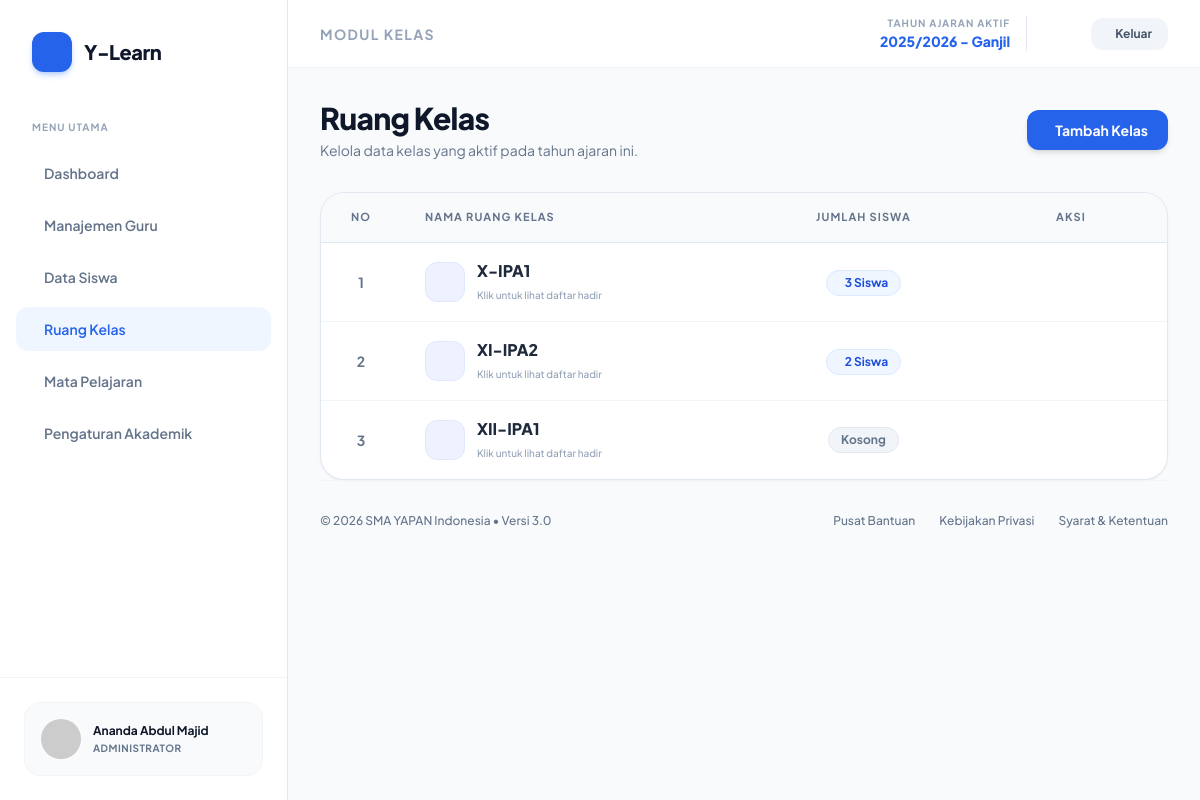
Screenshot of /admin/data_kelas.php (signed in) with the database file from the repository.
### tables this page shows
CREATE TABLE `kelas` (
  `id_kelas` int(11) NOT NULL,
  `nama_kelas` varchar(20) NOT NULL
);

### admin/data_kelas.php (the view, shortened to what this page needs)
<?php
require_once '../config/koneksi.php';
include '../includes/header.php';
?>
<div class="flex flex-col md:flex-row justify-between md:items-center gap-4 mb-8">
    <div>
        <h1 class="text-3xl font-extrabold text-slate-900 tracking-tight">Ruang Kelas</h1>
        <p class="text-slate-500 text-sm mt-1">Kelola data kelas yang aktif pada tahun ajaran ini.</p>
    </div>
    <a href="tambah_kelas.php" class="px-5 py-2.5 bg-[#2563EB] hover:bg-blue-700 text-white font-bold text-sm rounded-xl transition-colors flex items-center gap-2 shadow-md w-fit">
        <i class="ph ph-plus-circle text-lg"></i> Tambah Kelas
    </a>
</div>
<div class="bg-white border border-slate-200 rounded-3xl shadow-sm overflow-hidden max-w-5xl">
    <div class="overflow-x-auto">
        <table class="w-full text-left border-collapse">
            <thead>
                <tr class="bg-slate-50 border-b border-slate-200 text-slate-500 text-[11px] font-extrabold uppercase tracking-widest">
                    <th class="px-6 py-4 w-20 text-center">No</th>
                    <th class="px-6 py-4">Nama Ruang Kelas</th>
                    <th class="px-6 py-4 text-center">Jumlah Siswa</th>
                    <th class="px-6 py-4 text-center w-48">Aksi</th>
                </tr>
            </thead>
            <tbody class="divide-y divide-slate-100 text-sm">
                <?php
                $no = 1;
                $query_kelas = "
                    SELECT k.*,
                    (SELECT COUNT(id_user) FROM users WHERE role='siswa' AND id_kelas = k.id_kelas) as jml_siswa
                    FROM kelas k
                    ORDER BY k.nama_kelas ASC
                ";
                $query = mysqli_query($koneksi, $query_kelas);
                if(mysqli_num_rows($query) > 0):
                    while($data = mysqli_fetch_assoc($query)):
                ?>
                <tr class="hover:bg-slate-50/80 transition-colors group">
                    <td class="px-6 py-4 text-slate-500 font-bold text-center"><?php echo $no++; ?></td>
                    <td class="px-6 py-4">
                        <a href="detail_kelas.php?id=<?php echo $data['id_kelas']; ?>" class="flex items-center gap-3 group/link w-fit">
                            <div class="w-10 h-10 rounded-xl bg-indigo-50 text-indigo-600 border border-indigo-100 flex items-center justify-center font-bold transition-colors group-hover/link:bg-indigo-600 group-hover/link:text-white shrink-0">
                            </div>
                            <div>
                                <span class="font-extrabold text-slate-800 text-base group-hover/link:text-indigo-600 transition-colors"><?php echo htmlspecialchars($data['nama_kelas']); ?></span>
                                <p class="text-[10px] font-medium text-slate-400 mt-0.5">Klik untuk lihat daftar hadir</p>
                            </div>
                        </a>
                    </td>
                    <td class="px-6 py-4 text-center">
                        <?php if($data['jml_siswa'] > 0): ?>
                            <span class="inline-flex items-center gap-1.5 px-3 py-1 bg-blue-50 text-blue-700 border border-blue-100 text-xs font-bold rounded-full">
                                <i class="ph ph-users text-sm"></i> <?php echo $data['jml_siswa']; ?> Siswa
                            </span>
                        <?php else: ?>
                            <span class="inline-flex items-center gap-1.5 px-3 py-1 bg-slate-100 text-slate-500 border border-slate-200 text-xs font-bold rounded-full">
                                Kosong
                            </span>
                        <?php endif; ?>
                    </td>
                    <td class="px-6 py-4 text-center">
                    </td>
                </tr>
                <?php
                    endwhile;
                endif; ?>
            </tbody>
        </table>
    </div>
</div>
<?php include '../includes/footer.php'; ?>

### includes/header.php (style rules this page uses)
body { font-family: 'Plus Jakarta Sans', sans-serif; background-color: #f8fafc; }

### rows the page displays
kelas: nama_kelas "X-IPA1", jml_siswa "3"
kelas: nama_kelas "XI-IPA2", jml_siswa "2"
kelas: nama_kelas "XII-IPA1", shows "Kosong"

### other values shown
$_SESSION['nama'] "Ananda Abdul Majid"
$_SESSION['nama_tahun_aktif'] "2025/2026"
$_SESSION['semester_aktif'] "Ganjil"
